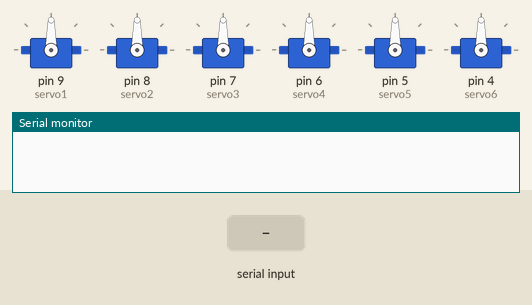
The sketch below on a simulated Arduino Uno, built with avr-gcc and run on an emulated ATmega328P. On the bench: 6 × servo, the last lines printed to the serial monitor. Inputs (shaded band) come from the test bench.

Above: at 1.2 s.
1.3 s: "servo,1\n" received over Serial
At 2.5 s:
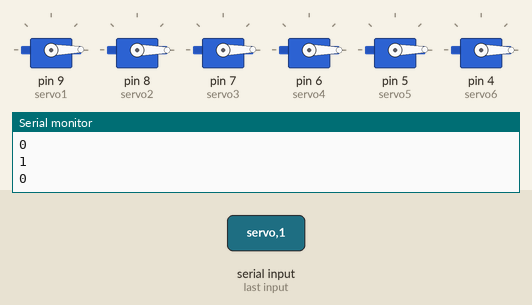
2.8 s: "servo,150\n" received over Serial
At 3.7 s:
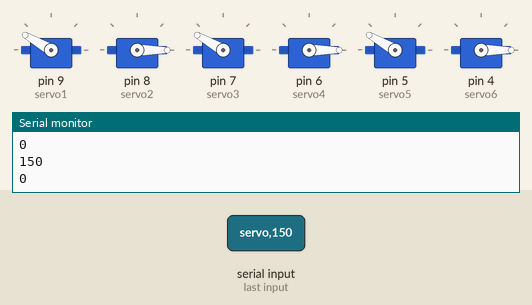
4.3 s: "servo,45\n" received over Serial
At 4.8 s:
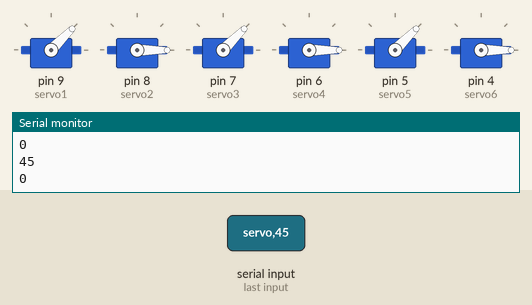
Timing chart, 0 to 7.3 s (numbered marks = the images above; inputs shaded):
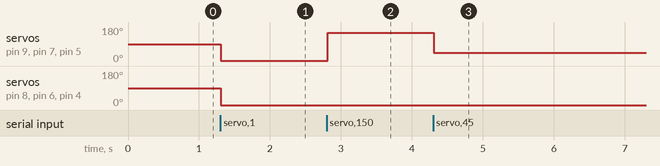

The sketch:

arduinoArm.ino
```cpp
#include <Servo.h>

Servo servo1;
Servo servo2;
Servo servo3;
Servo servo4;
Servo servo5;
Servo servo6;
void setup() {

  Serial.begin(9600);
  servo1.attach(9);
  servo2.attach(8);
  servo3.attach(7);
  servo4.attach(6);
  servo5.attach(5);
  servo6.attach(4);
}

void loop() {
  int val_1, val_2, val_3, val_4, val_5, val_6;
  String string=Serial.readStringUntil('\n');
  if(string.startsWith("servo")){

       int first_comma = string.indexOf(',');
       int second_comma= string.indexOf(',', first_comma +1);
       int third_comma= string.indexOf(',', second_comma +1);
       int fourth_comma= string.indexOf(',', third_comma +1);
       int fifth_comma= string.indexOf(',', fourth_comma +1);
       int sixth_comma= string.indexOf(',', fifth_comma +1);
      String substring_angle1=string.substring(first_comma + 1, second_comma);
      String substring_angle2=string.substring(second_comma + 1, third_comma);
      String substring_angle3=string.substring(third_comma + 1, fourth_comma );
      String substring_angle4=string.substring(fourth_comma + 1, fifth_comma);
      String substring_angle5=string.substring(fifth_comma + 1, sixth_comma );
      String substring_angle6=string.substring(sixth_comma);
      val_1 = substring_angle1.toInt();
      val_2 = substring_angle2.toInt();
      val_3 = substring_angle3.toInt();
      val_4 = substring_angle4.toInt();
      val_5 = substring_angle5.toInt();
      val_6 = substring_angle6.toInt();
      if (val_1 >= 0 && val_1 <= 180) {
        Serial.println(val_1);
        servo1.write(val_1);
      }
      if (val_2 >= 0 && val_2 <= 180) {
        Serial.println(val_2);
        servo2.write(val_2);
      }
      if (val_3 >= 0 && val_3 <= 180) {
        Serial.println(val_3);
        servo3.write(val_3);
      }
      if (val_4 >= 0 && val_4 <= 180) {
        Serial.println(val_4);
        servo4.write(val_4);
      }
      if (val_5 >= 0 && val_5 <= 180) {
        Serial.println(val_5);
        servo5.write(val_5);
      }
      if (val_6 >= 0 && val_6 <= 180) {
        Serial.println(val_6);
        servo6.write(val_6);
      }
      delay(1000);


    }
  }
```

Measured:
- after the input at 1.3 s, servo on pin 9 (servo1), servo on pin 7 (servo3), servo on pin 5 (servo5): 90° → 1° at once; servo on pin 8 (servo2), servo on pin 6 (servo4), servo on pin 4 (servo6): 90° → 0° at once
- after the input at 2.8 s, servo on pin 9 (servo1), servo on pin 7 (servo3), servo on pin 5 (servo5): 1° → 150° at once
- after the input at 4.3 s, servo on pin 9 (servo1), servo on pin 7 (servo3), servo on pin 5 (servo5): 150° → 45° at once
